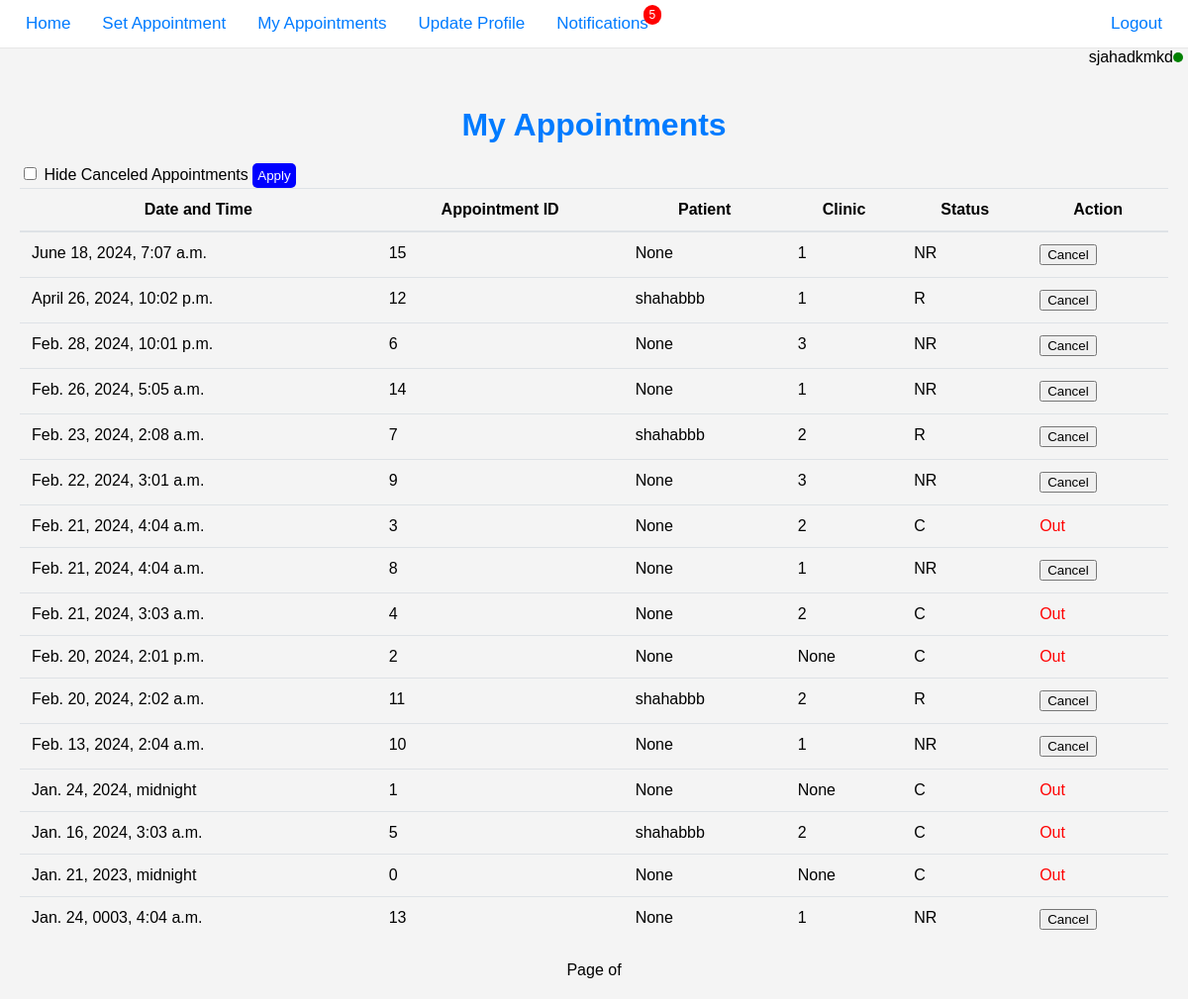
Page /my_appointments (signed in) on the committed database.
### portal_app/models.py (models this page shows)
class Appointment(models.Model):
    STATUS_CHOICE = [
        ("R", "reserved"),
        ("C", "canceled"),
        ("NR", "not reserved")
    ]
    appointment_id = models.AutoField(primary_key=True)
    clinic = models.ForeignKey(Clinic, on_delete=models.CASCADE, related_name='clinic_appointments', null=True,
                               blank=True)
    dr = models.ForeignKey(User, on_delete=models.CASCADE, related_name='doctor_appointments', null=True)
    patient_reserved = models.ForeignKey(User, on_delete=models.CASCADE, null=True, blank=True,
                                         related_name='reserved_appointments')
    reservation_time = models.DateTimeField()
    reservation_status = models.CharField(max_length=2, choices=STATUS_CHOICE, default="NR")
    pass

class User(AbstractBaseUser, PermissionsMixin):
    USER_TYPE_CHOICES = [
        ("P", "patient"),
        ("C", "Clinic staff")
    ]
    username = models.CharField(max_length=20, unique=True,
                                validators=[validators.MinLengthValidator(5), validators.MaxLengthValidator(20),
                                            validators.RegexValidator(r'^[A-Za-z0-9_]*[a-zA-Z]+[A-Za-z0-9_]*$')])
    password = models.CharField(max_length=50, validators=[validators.MinLengthValidator(8)])
    user_type = models.CharField(max_length=1, choices=USER_TYPE_CHOICES)
    phone_number = models.CharField(max_length=11, null=False, validators=[phone_validator])
    email = models.EmailField(max_length=254, null=True, validators=[validators.EmailValidator()], blank=True)
    age = models.IntegerField(null=False)
    is_staff = models.BooleanField(default=False)
    objects = CustomUserManager()
    USERNAME_FIELD = 'username'
    REQUIRED_FIELDS = ['phone_number', 'age', 'user_type']
    def __str__(self):
        return self.username

### portal_app/views.py (the view)
# urls.py: path('my_appointments', views.my_appointments, name='my_appointments'),
@login_required(login_url='/login/')
def my_appointments(request):
    user = request.user
    user_type = "C" if getattr(user, 'user_type', None) == "C" else "P"
    if user_type == "P":
        my_appointments_ = Appointment.objects.filter(patient_reserved=user).order_by('-reservation_time')
    else:
        my_appointments_ = Appointment.objects.filter(dr_id=user).order_by('-reservation_time')
    hide_canceled = request.GET.get('hide_canceled') == 'on'
    if user_type == "C" and hide_canceled:
        my_appointments_ = my_appointments_.exclude(reservation_status='C')
    context = {
        'unread_count': unread_notifications_count(request),
        'my_appointments': my_appointments_,
        'user_type': user_type
    }
    return render(request, 'my_appointments.html', context)

### portal_app/views.py (called while the page is built)
def unread_notifications_count(request):
    if request.user.is_authenticated:
        unread_count = request.user.notification_set.filter(read=False).count()
    else:
        unread_count = 0
    return unread_count

### templates/my_appointments.html (shortened to what this page needs)
{% load static %}
<!DOCTYPE html>
<html lang="en">
<head>
    <link rel="stylesheet" href="{% static 'styles.css' %}">
</head>
<body>
<div class="navbar">
    {% if request.user.user_type == 'P' %}
            <a href="{% url 'home' %}">Home</a>
        <a href="{% url 'appointments' %}">Appointments</a>
    {% elif request.user.user_type == 'C' %}
            <a href="{% url 'main' %}">Home</a>
        <a href="{% url 'set_appointment' %}">Set Appointment</a>
    {% endif %}
    <a href="{% url 'my_appointments' %}" class="active">My Appointments</a>
    <a href="{% url 'update_profile' %}">Update Profile</a>
    <a href="{% url 'notification_center' %}">
        Notifications
        <span id="notificationCounter" style="display:none; background-color:red; color:white; padding:3px 6px; border-radius:15px; font-size:12px; position:relative; top:-10px; left:-10px;"></span>
    </a>
    <a href="{% url 'logout' %}" style="float: right;">Logout</a>
</div>
    <div class="user-bar">
        <span id="username"></span>
        <div class="green-light"></div>
    </div>
    <div class="content">
        <h1>My Appointments</h1>
<form action="{% url 'my_appointments' %}" method="GET">
    {% if user_type == 'C' %}
        <label>
            <input type="checkbox" name="hide_canceled" {% if hide_canceled %}checked{% endif %}>
            Hide Canceled Appointments
        </label>
        <button type="submit" style="background-color: blue; color: white; padding: 5px; border: none; cursor: pointer; border-radius: 5px;">Apply</button>
    {% endif %}
</form>
        <table class="appointments-table">
            <thead>
                <tr>
                    <th>Date and Time</th>
                    <th>Appointment ID</th>
                    <th>
                        {% if request.user.user_type == 'P' %}
                            Doctor
                        {% elif request.user.user_type == 'C' %}
                            Patient
                        {% endif %}
                    </th>
                    <th>Clinic</th>
                    <th>Status</th>
                    <th>Action</th>
                </tr>
            </thead>
            <tbody>
                {% for appointment in my_appointments %}
                <tr>
                    <td>{{ appointment.reservation_time }}</td>
                    <td>{{ appointment.appointment_id }}</td>
                    <td>
                        {% if request.user.user_type == 'P' %}
                            <a href="{% url 'doctor_profile' appointment.dr.id %}">{{ appointment.dr }}</a>
                        {% elif request.user.user_type == 'C' %}
                            {{ appointment.patient_reserved }}
                        {% endif %}
                    </td>
                    <td>{{ appointment.clinic_id }}</td>
                    <td>{{ appointment.reservation_status }}</td>
                    <td>
                        {% if appointment.reservation_status == 'C' %}
                            <span style="color: red">Out</span>
                        {% else %}
                            <button type="button" onclick="cancelAppointment('{{ appointment.appointment_id }}')">Cancel</button>
                        {% endif %}
                    </td>                </tr>
                        {% endfor %}
            </tbody>
        </table>
        <div class="pagination">
            <span>Page {{ my_appointments.number }} of {{ my_appointments.paginator.num_pages }}</span>
        </div>
    </div>
</body>
</html>

### portal_app/static/styles.css (style rules this page uses)
body, html { height: 100%; margin: 0; font-family: Arial, sans-serif; background: #f4f4f4; }
.navbar { background-color: #FFF; overflow: hidden; border-bottom: 1px solid #e7e7e7; padding: 0 10px; }
.navbar a { float: left; display: block; text-align: center; padding: 14px 16px; text-decoration: none; font-size: 17px; color: #007bff; }
.content { padding: 20px; }
.content h1 { color: #007bff; text-align: center; margin-bottom: 20px; }
.appointments-table { width: 100%; margin-bottom: 1rem; background-color: transparent; border-collapse: collapse; }
.appointments-table th, .appointments-table td { padding: 0.75rem; vertical-align: top; border-top: 1px solid #dee2e6; }
.appointments-table thead th { vertical-align: bottom; border-bottom: 2px solid #dee2e6; }
.pagination { display: flex; justify-content: center; margin-top: 20px; }
.user-bar { position: relative; display: flex; align-items: center; justify-content: flex-end; }
.green-light { width: 10px; height: 10px; border-radius: 50%; background-color: green; margin-right: 5px; }

### templates/my_appointments.html (style rules this page uses)
.user-bar { position: relative; display: flex; align-items: center; justify-content: flex-end; }
.green-light { width: 10px; height: 10px; border-radius: 50%; background-color: green; margin-right: 5px; }

### rows in the picture
Appointment: reservation_time "June 18, 2024, 7:07 a.m.", appointment_id "15", patient_reserved "None", clinic_id "1", reservation_status "NR"
Appointment: reservation_time "April 26, 2024, 10:02 p.m.", appointment_id "12", patient_reserved "shahabbb", clinic_id "1", reservation_status "R"
Appointment: reservation_time "Feb. 28, 2024, 10:01 p.m.", appointment_id "6", patient_reserved "None", clinic_id "3", reservation_status "NR"
Appointment: reservation_time "Feb. 26, 2024, 5:05 a.m.", appointment_id "14", patient_reserved "None", clinic_id "1", reservation_status "NR"
Appointment: reservation_time "Feb. 23, 2024, 2:08 a.m.", appointment_id "7", patient_reserved "shahabbb", clinic_id "2", reservation_status "R"
Appointment: reservation_time "Feb. 22, 2024, 3:01 a.m.", appointment_id "9", patient_reserved "None", clinic_id "3", reservation_status "NR"
Appointment: reservation_time "Feb. 21, 2024, 4:04 a.m.", appointment_id "3", patient_reserved "None", clinic_id "2", reservation_status "C", shows "Out"
Appointment: reservation_time "Feb. 21, 2024, 4:04 a.m.", appointment_id "8", patient_reserved "None", clinic_id "1", reservation_status "NR"
Appointment: reservation_time "Feb. 21, 2024, 3:03 a.m.", appointment_id "4", patient_reserved "None", clinic_id "2", reservation_status "C", shows "Out"
Appointment: reservation_time "Feb. 20, 2024, 2:01 p.m.", appointment_id "2", patient_reserved "None", clinic_id "None", reservation_status "C", shows "Out"
Appointment: reservation_time "Feb. 20, 2024, 2:02 a.m.", appointment_id "11", patient_reserved "shahabbb", clinic_id "2", reservation_status "R"
Appointment: reservation_time "Feb. 13, 2024, 2:04 a.m.", appointment_id "10", patient_reserved "None", clinic_id "1", reservation_status "NR"
Appointment: reservation_time "Jan. 24, 2024, midnight", appointment_id "1", patient_reserved "None", clinic_id "None", reservation_status "C", shows "Out"
Appointment: reservation_time "Jan. 16, 2024, 3:03 a.m.", appointment_id "5", patient_reserved "shahabbb", clinic_id "2", reservation_status "C", shows "Out"
Appointment: reservation_time "Jan. 21, 2023, midnight", appointment_id "0", patient_reserved "None", clinic_id "None", reservation_status "C", shows "Out"
Appointment: reservation_time "Jan. 24, 0003, 4:04 a.m.", appointment_id "13", patient_reserved "None", clinic_id "1", reservation_status "NR"
